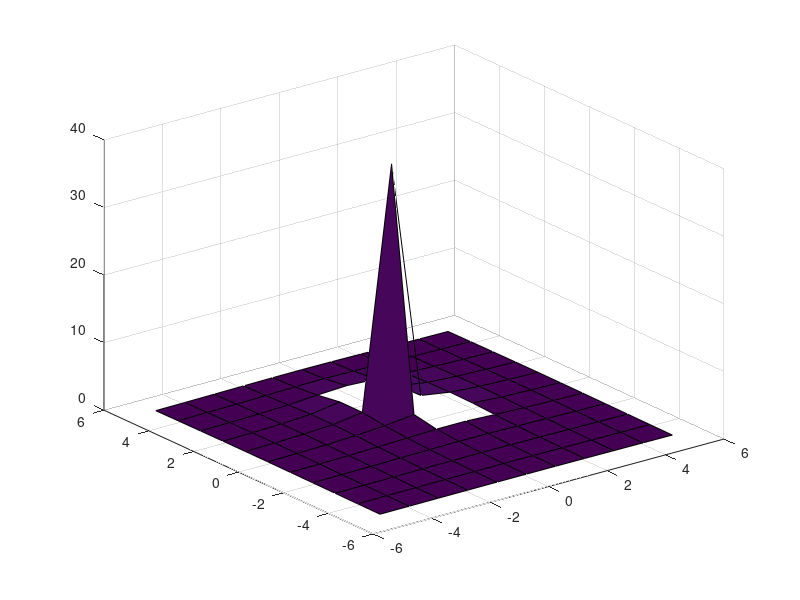
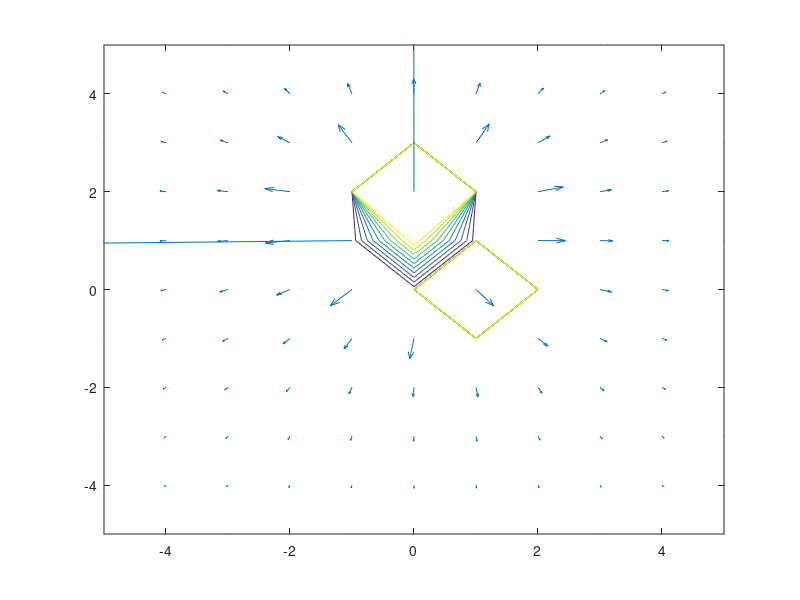

The MATLAB script that drew these images, in order:
%solution to part 2: the L shaped charge distribution:
f1=@(a,b,c,x) (x.^2)./sqrt((a-x).^2 + b.^2 + c.^2);
f2=@(a,b,c,y) y./sqrt(a.^2 + (b-y).^2 + c.^2);
V= @(a,b,c) (integral(@(x)f1(a,b,c,x),0,1) + integral(@(y)f2(a,b,c,y),1,2));
a=[-5:1:5];
b=[-5:1:5]';
for i = [1:11]
    for j = [1:11]
        Pot(i,j)=V(b(j),a(i),0);
    end
end

figure
surf(a,b,Pot)

[Ex,Ey]=gradient(-Pot);
figure
contour(a,b,Pot)
hold on
quiver(a,b,Ex,Ey)
hold off